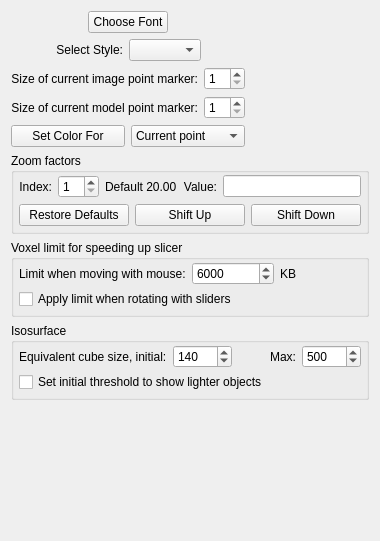
<?xml version="1.0" encoding="UTF-8"?>
<ui version="4.0">
 <class>AppearanceForm</class>
 <widget class="QWidget" name="AppearanceForm">
  <property name="geometry">
   <rect>
    <x>0</x>
    <y>0</y>
    <width>380</width>
    <height>541</height>
   </rect>
  </property>
  <property name="windowTitle">
   <string>Appearance</string>
  </property>
  <layout class="QVBoxLayout" name="verticalLayout_2">
   <item>
    <layout class="QHBoxLayout">
     <item>
      <layout class="QVBoxLayout">
       <item>
        <layout class="QHBoxLayout">
         <property name="spacing">
          <number>6</number>
         </property>
         <property name="margin">
          <number>0</number>
         </property>
         <item>
          <spacer name="Spacer2">
           <property name="orientation">
            <enum>Qt::Horizontal</enum>
           </property>
           <property name="sizeType">
            <enum>QSizePolicy::Expanding</enum>
           </property>
           <property name="sizeHint" stdset="0">
            <size>
             <width>30</width>
             <height>0</height>
            </size>
           </property>
          </spacer>
         </item>
         <item>
          <widget class="QPushButton" name="fontButton">
           <property name="toolTip">
            <string>Open a font selector to pick font, style and size</string>
           </property>
           <property name="text">
            <string>Choose Font</string>
           </property>
          </widget>
         </item>
         <item>
          <spacer name="Spacer1">
           <property name="orientation">
            <enum>Qt::Horizontal</enum>
           </property>
           <property name="sizeType">
            <enum>QSizePolicy::Expanding</enum>
           </property>
           <property name="sizeHint" stdset="0">
            <size>
             <width>30</width>
             <height>0</height>
            </size>
           </property>
          </spacer>
         </item>
        </layout>
       </item>
       <item>
        <layout class="QHBoxLayout">
         <property name="spacing">
          <number>6</number>
         </property>
         <property name="margin">
          <number>0</number>
         </property>
         <item>
          <spacer name="Spacer4">
           <property name="orientation">
            <enum>Qt::Horizontal</enum>
           </property>
           <property name="sizeType">
            <enum>QSizePolicy::Expanding</enum>
           </property>
           <property name="sizeHint" stdset="0">
            <size>
             <width>30</width>
             <height>0</height>
            </size>
           </property>
          </spacer>
         </item>
         <item>
          <widget class="QLabel" name="TextLabel1">
           <property name="text">
            <string>Select Style:</string>
           </property>
           <property name="alignment">
            <set>Qt::AlignRight|Qt::AlignTrailing|Qt::AlignVCenter</set>
           </property>
           <property name="wordWrap">
            <bool>false</bool>
           </property>
          </widget>
         </item>
         <item>
          <widget class="QComboBox" name="styleComboBox">
           <property name="toolTip">
            <string>Change the style in which controls are drawn</string>
           </property>
          </widget>
         </item>
         <item>
          <spacer name="Spacer3">
           <property name="orientation">
            <enum>Qt::Horizontal</enum>
           </property>
           <property name="sizeType">
            <enum>QSizePolicy::Expanding</enum>
           </property>
           <property name="sizeHint" stdset="0">
            <size>
             <width>30</width>
             <height>0</height>
            </size>
           </property>
          </spacer>
         </item>
        </layout>
       </item>
       <item>
        <layout class="QHBoxLayout">
         <property name="spacing">
          <number>6</number>
         </property>
         <property name="margin">
          <number>0</number>
         </property>
         <item>
          <widget class="QLabel" name="TextLabel2">
           <property name="text">
            <string>Size of current image point marker:</string>
           </property>
           <property name="alignment">
            <set>Qt::AlignRight|Qt::AlignTrailing|Qt::AlignVCenter</set>
           </property>
           <property name="wordWrap">
            <bool>false</bool>
           </property>
          </widget>
         </item>
         <item>
          <widget class="QSpinBox" name="imagePtSpinBox">
           <property name="toolTip">
            <string>Minimum size for current image point marker (cross)</string>
           </property>
           <property name="minimum">
            <number>1</number>
           </property>
          </widget>
         </item>
        </layout>
       </item>
       <item>
        <layout class="QHBoxLayout">
         <property name="spacing">
          <number>6</number>
         </property>
         <property name="margin">
          <number>0</number>
         </property>
         <item>
          <widget class="QLabel" name="TextLabel2_2">
           <property name="toolTip">
            <string>Minimum size for current point and current contour endpoint markers</string>
           </property>
           <property name="text">
            <string>Size of current model point marker:</string>
           </property>
           <property name="alignment">
            <set>Qt::AlignRight|Qt::AlignTrailing|Qt::AlignVCenter</set>
           </property>
           <property name="wordWrap">
            <bool>false</bool>
           </property>
          </widget>
         </item>
         <item>
          <widget class="QSpinBox" name="modelPtSpinBox">
           <property name="toolTip">
            <string>Minimum size for current model point marker (circle)</string>
           </property>
           <property name="minimum">
            <number>1</number>
           </property>
          </widget>
         </item>
        </layout>
       </item>
       <item>
        <layout class="QHBoxLayout">
         <item>
          <widget class="QPushButton" name="markerColorButton">
           <property name="toolTip">
            <string>Open color selector to set color of current point marker</string>
           </property>
           <property name="text">
            <string>Set Color For</string>
           </property>
          </widget>
         </item>
         <item>
          <widget class="QComboBox" name="colorComboBox">
           <item>
            <property name="text">
             <string>Current point</string>
            </property>
           </item>
           <item>
            <property name="text">
             <string>First point</string>
            </property>
           </item>
           <item>
            <property name="text">
             <string>Last point</string>
            </property>
           </item>
           <item>
            <property name="text">
             <string>Foreground</string>
            </property>
           </item>
           <item>
            <property name="text">
             <string>Background</string>
            </property>
           </item>
           <item>
            <property name="text">
             <string>Surface ghost</string>
            </property>
           </item>
           <item>
            <property name="text">
             <string>Cur pt shadow</string>
            </property>
           </item>
           <item>
            <property name="text">
             <string>Arrow</string>
            </property>
           </item>
          </widget>
         </item>
        </layout>
       </item>
      </layout>
     </item>
     <item>
      <spacer name="Spacer13">
       <property name="orientation">
        <enum>Qt::Horizontal</enum>
       </property>
       <property name="sizeType">
        <enum>QSizePolicy::Expanding</enum>
       </property>
       <property name="sizeHint" stdset="0">
        <size>
         <width>16</width>
         <height>16</height>
        </size>
       </property>
      </spacer>
     </item>
    </layout>
   </item>
   <item>
    <widget class="QGroupBox" name="GroupBox4">
     <property name="title">
      <string>Zoom factors</string>
     </property>
     <layout class="QVBoxLayout">
      <property name="spacing">
       <number>6</number>
      </property>
      <property name="leftMargin">
       <number>5</number>
      </property>
      <property name="topMargin">
       <number>2</number>
      </property>
      <property name="rightMargin">
       <number>5</number>
      </property>
      <property name="bottomMargin">
       <number>5</number>
      </property>
      <item>
       <layout class="QHBoxLayout">
        <property name="spacing">
         <number>6</number>
        </property>
        <property name="margin">
         <number>0</number>
        </property>
        <item>
         <widget class="QLabel" name="TextLabel4">
          <property name="text">
           <string>Index:</string>
          </property>
          <property name="alignment">
           <set>Qt::AlignRight|Qt::AlignTrailing|Qt::AlignVCenter</set>
          </property>
          <property name="wordWrap">
           <bool>false</bool>
          </property>
         </widget>
        </item>
        <item>
         <widget class="QSpinBox" name="zoomIndexSpinBox">
          <property name="toolTip">
           <string>Set index of zoom value to modify</string>
          </property>
          <property name="minimum">
           <number>1</number>
          </property>
         </widget>
        </item>
        <item>
         <widget class="QLabel" name="defaultZoomLabel">
          <property name="text">
           <string>Default 20.00</string>
          </property>
          <property name="wordWrap">
           <bool>false</bool>
          </property>
         </widget>
        </item>
        <item>
         <widget class="QLabel" name="TextLabel6">
          <property name="text">
           <string>Value:</string>
          </property>
          <property name="alignment">
           <set>Qt::AlignRight|Qt::AlignTrailing|Qt::AlignVCenter</set>
          </property>
          <property name="wordWrap">
           <bool>false</bool>
          </property>
         </widget>
        </item>
        <item>
         <widget class="QLineEdit" name="zoomEdit">
          <property name="toolTip">
           <string>Enter a new zoom value for given index</string>
          </property>
         </widget>
        </item>
       </layout>
      </item>
      <item>
       <layout class="QHBoxLayout">
        <property name="spacing">
         <number>6</number>
        </property>
        <property name="margin">
         <number>0</number>
        </property>
        <item>
         <widget class="QPushButton" name="PushButton25">
          <property name="toolTip">
           <string>Restore all default zoom values</string>
          </property>
          <property name="text">
           <string>Restore Defaults</string>
          </property>
         </widget>
        </item>
        <item>
         <widget class="QPushButton" name="PushButton26">
          <property name="toolTip">
           <string>Move each zoom value to the next index</string>
          </property>
          <property name="text">
           <string>Shift Up</string>
          </property>
         </widget>
        </item>
        <item>
         <widget class="QPushButton" name="PushButton27">
          <property name="toolTip">
           <string>Move each zoom value to the previous index</string>
          </property>
          <property name="text">
           <string>Shift Down</string>
          </property>
         </widget>
        </item>
       </layout>
      </item>
     </layout>
    </widget>
   </item>
   <item>
    <widget class="QGroupBox" name="groupBox3">
     <property name="title">
      <string>Voxel limit for speeding up slicer</string>
     </property>
     <layout class="QVBoxLayout">
      <property name="spacing">
       <number>4</number>
      </property>
      <property name="leftMargin">
       <number>5</number>
      </property>
      <property name="topMargin">
       <number>2</number>
      </property>
      <property name="rightMargin">
       <number>5</number>
      </property>
      <property name="bottomMargin">
       <number>5</number>
      </property>
      <item>
       <layout class="QHBoxLayout">
        <item>
         <widget class="QLabel" name="textLabel1_2">
          <property name="text">
           <string>Limit when moving with mouse:</string>
          </property>
          <property name="wordWrap">
           <bool>false</bool>
          </property>
         </widget>
        </item>
        <item>
         <widget class="QSpinBox" name="voxLimitSpinBox">
          <property name="toolTip">
           <string>Limit governing how many fewer slices are averaged when panning or rotating slicer image with mouse</string>
          </property>
          <property name="minimum">
           <number>500</number>
          </property>
          <property name="maximum">
           <number>100000</number>
          </property>
          <property name="singleStep">
           <number>500</number>
          </property>
          <property name="value">
           <number>6000</number>
          </property>
         </widget>
        </item>
        <item>
         <widget class="QLabel" name="textLabel2_2">
          <property name="text">
           <string>KB</string>
          </property>
          <property name="wordWrap">
           <bool>false</bool>
          </property>
         </widget>
        </item>
       </layout>
      </item>
      <item>
       <widget class="QCheckBox" name="limitSliderBox">
        <property name="toolTip">
         <string>Use same speedup method when dragging angle sliders</string>
        </property>
        <property name="text">
         <string>Apply limit when rotating with sliders</string>
        </property>
       </widget>
      </item>
     </layout>
    </widget>
   </item>
   <item>
    <widget class="QGroupBox" name="groupBox">
     <property name="title">
      <string>Isosurface</string>
     </property>
     <layout class="QVBoxLayout" name="verticalLayout">
      <property name="spacing">
       <number>4</number>
      </property>
      <property name="leftMargin">
       <number>5</number>
      </property>
      <property name="topMargin">
       <number>2</number>
      </property>
      <property name="rightMargin">
       <number>5</number>
      </property>
      <property name="bottomMargin">
       <number>5</number>
      </property>
      <item>
       <layout class="QHBoxLayout" name="horizontalLayout">
        <item>
         <widget class="QLabel" name="label">
          <property name="text">
           <string>Equivalent cube size, initial:</string>
          </property>
         </widget>
        </item>
        <item>
         <widget class="QSpinBox" name="isoBoxInitSpin">
          <property name="toolTip">
           <string>Set initial box size to the cube of this number of voxels</string>
          </property>
          <property name="minimum">
           <number>32</number>
          </property>
          <property name="maximum">
           <number>280</number>
          </property>
          <property name="singleStep">
           <number>4</number>
          </property>
          <property name="value">
           <number>140</number>
          </property>
         </widget>
        </item>
        <item>
         <widget class="QLabel" name="label_2">
          <property name="text">
           <string>Max:</string>
          </property>
          <property name="alignment">
           <set>Qt::AlignRight|Qt::AlignTrailing|Qt::AlignVCenter</set>
          </property>
         </widget>
        </item>
        <item>
         <widget class="QSpinBox" name="isoBoxLimitSpin">
          <property name="toolTip">
           <string>Limit box size to the cube of this number of voxels</string>
          </property>
          <property name="maximum">
           <number>750</number>
          </property>
          <property name="singleStep">
           <number>10</number>
          </property>
          <property name="value">
           <number>500</number>
          </property>
         </widget>
        </item>
       </layout>
      </item>
      <item>
       <widget class="QCheckBox" name="isoHighBox">
        <property name="toolTip">
         <string>Set first isosurface threshold above instead of below the median intensity</string>
        </property>
        <property name="text">
         <string>Set initial threshold to show lighter objects</string>
        </property>
       </widget>
      </item>
     </layout>
    </widget>
   </item>
   <item>
    <spacer name="spacer14">
     <property name="orientation">
      <enum>Qt::Vertical</enum>
     </property>
     <property name="sizeType">
      <enum>QSizePolicy::Expanding</enum>
     </property>
     <property name="sizeHint" stdset="0">
      <size>
       <width>14</width>
       <height>0</height>
      </size>
     </property>
    </spacer>
   </item>
  </layout>
 </widget>
 <layoutdefault spacing="6" margin="11"/>
 <resources/>
 <connections>
  <connection>
   <sender>fontButton</sender>
   <signal>clicked()</signal>
   <receiver>AppearanceForm</receiver>
   <slot>fontPressed()</slot>
   <hints>
    <hint type="sourcelabel">
     <x>20</x>
     <y>20</y>
    </hint>
    <hint type="destinationlabel">
     <x>20</x>
     <y>20</y>
    </hint>
   </hints>
  </connection>
  <connection>
   <sender>imagePtSpinBox</sender>
   <signal>valueChanged(int)</signal>
   <receiver>AppearanceForm</receiver>
   <slot>imagePtChanged(int)</slot>
   <hints>
    <hint type="sourcelabel">
     <x>20</x>
     <y>20</y>
    </hint>
    <hint type="destinationlabel">
     <x>20</x>
     <y>20</y>
    </hint>
   </hints>
  </connection>
  <connection>
   <sender>modelPtSpinBox</sender>
   <signal>valueChanged(int)</signal>
   <receiver>AppearanceForm</receiver>
   <slot>modelPtChanged(int)</slot>
   <hints>
    <hint type="sourcelabel">
     <x>20</x>
     <y>20</y>
    </hint>
    <hint type="destinationlabel">
     <x>20</x>
     <y>20</y>
    </hint>
   </hints>
  </connection>
  <connection>
   <sender>styleComboBox</sender>
   <signal>activated(QString)</signal>
   <receiver>AppearanceForm</receiver>
   <slot>styleSelected(QString)</slot>
   <hints>
    <hint type="sourcelabel">
     <x>20</x>
     <y>20</y>
    </hint>
    <hint type="destinationlabel">
     <x>20</x>
     <y>20</y>
    </hint>
   </hints>
  </connection>
  <connection>
   <sender>markerColorButton</sender>
   <signal>clicked()</signal>
   <receiver>AppearanceForm</receiver>
   <slot>markerColorClicked()</slot>
   <hints>
    <hint type="sourcelabel">
     <x>20</x>
     <y>20</y>
    </hint>
    <hint type="destinationlabel">
     <x>20</x>
     <y>20</y>
    </hint>
   </hints>
  </connection>
  <connection>
   <sender>PushButton25</sender>
   <signal>clicked()</signal>
   <receiver>AppearanceForm</receiver>
   <slot>restoreDefaultZooms()</slot>
   <hints>
    <hint type="sourcelabel">
     <x>20</x>
     <y>20</y>
    </hint>
    <hint type="destinationlabel">
     <x>20</x>
     <y>20</y>
    </hint>
   </hints>
  </connection>
  <connection>
   <sender>PushButton26</sender>
   <signal>clicked()</signal>
   <receiver>AppearanceForm</receiver>
   <slot>shiftZoomsUp()</slot>
   <hints>
    <hint type="sourcelabel">
     <x>20</x>
     <y>20</y>
    </hint>
    <hint type="destinationlabel">
     <x>20</x>
     <y>20</y>
    </hint>
   </hints>
  </connection>
  <connection>
   <sender>PushButton27</sender>
   <signal>clicked()</signal>
   <receiver>AppearanceForm</receiver>
   <slot>shiftZoomsDown()</slot>
   <hints>
    <hint type="sourcelabel">
     <x>20</x>
     <y>20</y>
    </hint>
    <hint type="destinationlabel">
     <x>20</x>
     <y>20</y>
    </hint>
   </hints>
  </connection>
  <connection>
   <sender>zoomIndexSpinBox</sender>
   <signal>valueChanged(int)</signal>
   <receiver>AppearanceForm</receiver>
   <slot>newZoomIndex(int)</slot>
   <hints>
    <hint type="sourcelabel">
     <x>20</x>
     <y>20</y>
    </hint>
    <hint type="destinationlabel">
     <x>20</x>
     <y>20</y>
    </hint>
   </hints>
  </connection>
  <connection>
   <sender>zoomEdit</sender>
   <signal>textChanged(QString)</signal>
   <receiver>AppearanceForm</receiver>
   <slot>newZoomValue()</slot>
   <hints>
    <hint type="sourcelabel">
     <x>20</x>
     <y>20</y>
    </hint>
    <hint type="destinationlabel">
     <x>20</x>
     <y>20</y>
    </hint>
   </hints>
  </connection>
 </connections>
</ui>
